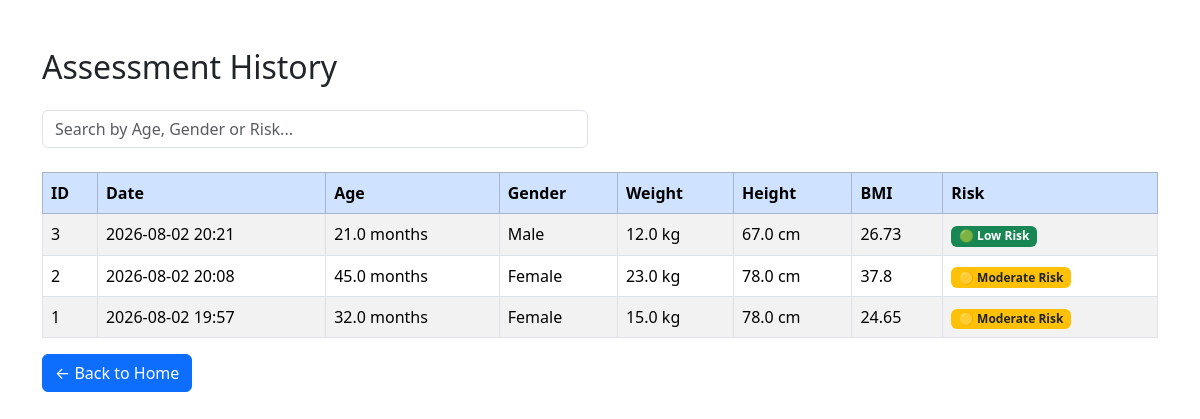
Before: /history with the older database file.
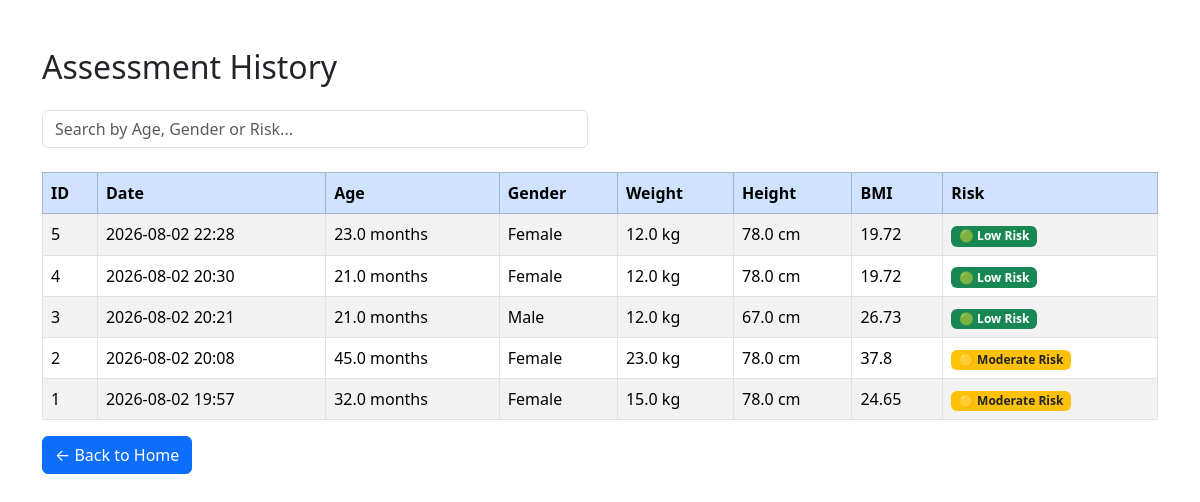
After: the same page with the newer database file.
### tables this page shows
CREATE TABLE assessments(

        id INTEGER PRIMARY KEY AUTOINCREMENT,

        created_at TEXT,

        age_months REAL,

        sex TEXT,

        weight REAL,

        height REAL,

        bmi REAL,

        overall_risk TEXT,

        underweight INTEGER,

        stunting INTEGER,

        wasting INTEGER

    );

### app/app.py (the view)
@app.route("/history")
def history():
    assessments = get_all_assessments()
    total = len(assessments)
    high = sum(1 for a in assessments if "High" in a["overall_risk"])
    moderate = sum(1 for a in assessments if "Moderate" in a["overall_risk"])
    low = sum(1 for a in assessments if "Low" in a["overall_risk"])
    avg_bmi = (
        round(sum(a["bmi"] for a in assessments) / total, 2)
        if total > 0 else 0
    )
    return render_template(
        "history.html",
        assessments=assessments,
        total=total,
        high=high,
        moderate=moderate,
        low=low,
        avg_bmi=avg_bmi
    )

### src/database/database.py (called while the page is built)
def get_connection():
    conn = sqlite3.connect(DB_PATH)
    conn.row_factory = sqlite3.Row
    return conn

def get_all_assessments():
    conn = get_connection()
    cursor = conn.execute("""

        SELECT *

        FROM assessments

        ORDER BY id DESC

    """)
    rows = cursor.fetchall()
    conn.close()
    return rows

### app/templates/history.html (shortened to what this page needs)
<!DOCTYPE html>
<html>
<head>
    <link href="https://cdn.jsdelivr.net/npm/bootstrap@5.3.3/dist/css/bootstrap.min.css" rel="stylesheet">
</head>
<body class="container mt-5">
<h2 class="mb-4">
    Assessment History
</h2>
<div class="row mb-4">
    <div class="col-md-6">
        <input
            type="text"
            id="searchInput"
            class="form-control"
            placeholder="Search by Age, Gender or Risk...">
    </div>
</div>
<table
    class="table table-striped table-bordered"
    id="historyTable">
<thead class="table-primary">
<tr>
    <th>ID</th>
    <th>Date</th>
    <th>Age</th>
    <th>Gender</th>
    <th>Weight</th>
    <th>Height</th>
    <th>BMI</th>
    <th>Risk</th>
</tr>
</thead>
<tbody>
{% for row in assessments %}
<tr>
    <td>{{ row["id"] }}</td>
    <td>{{ row["created_at"] }}</td>
    <td>{{ row["age_months"] }} months</td>
    <td>{{ row["sex"] }}</td>
    <td>{{ row["weight"] }} kg</td>
    <td>{{ row["height"] }} cm</td>
    <td>{{ row["bmi"]|round(2) }}</td>
    <td>
    {% if "High" in row["overall_risk"] %}
    <span class="badge bg-danger">{{ row["overall_risk"] }}</span>
    {% elif "Moderate" in row["overall_risk"] %}
    <span class="badge bg-warning text-dark">{{ row["overall_risk"] }}</span>
    {% else %}
    <span class="badge bg-success">{{ row["overall_risk"] }}</span>
    {% endif %}
    </td>
</tr>
{% endfor %}
</tbody>
</table>
<a href="/" class="btn btn-primary">
← Back to Home
</a>
</body>
</html>

Changed rows visible on the page:
added assessments: id "5", created_at "2026-08-02 22:28", age_months "23.0", sex "Female", weight "12.0", height "78.0", bmi "19.72", overall_risk "🟢 Low Risk"
added assessments: id "4", created_at "2026-08-02 20:30", age_months "21.0", sex "Female", weight "12.0", height "78.0", bmi "19.72", overall_risk "🟢 Low Risk"
